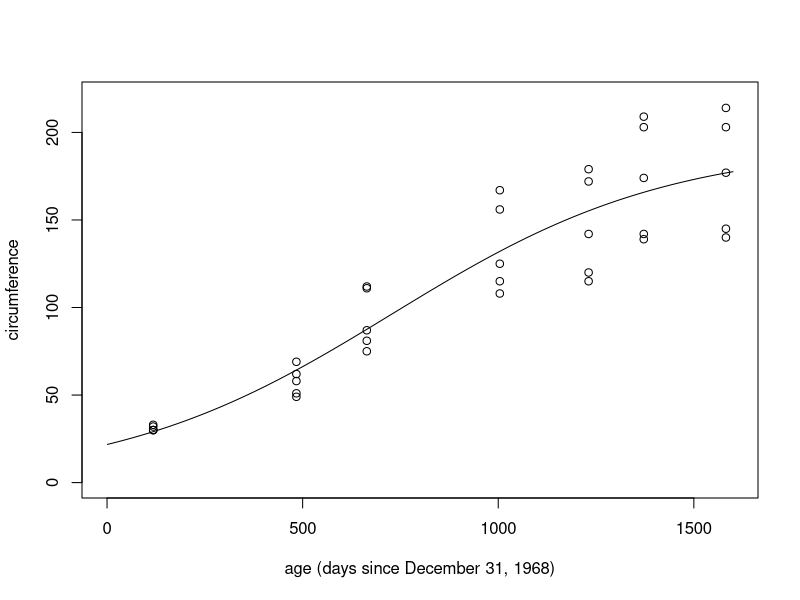
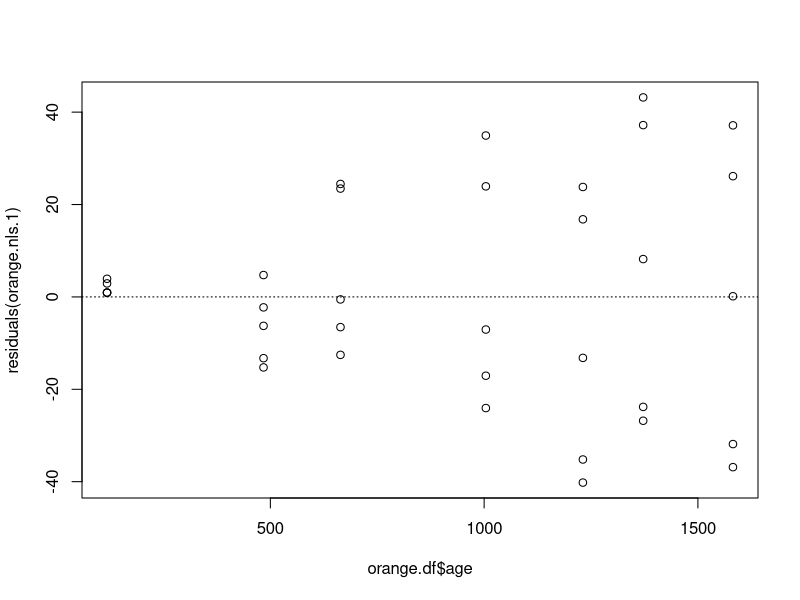
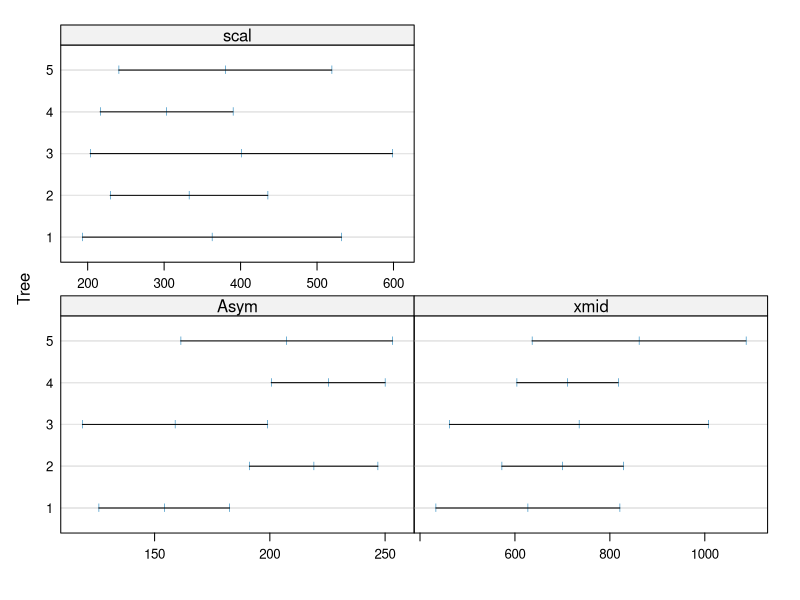

Recreate these plots in R, in order. (Note: this script raises an error after producing the figures.)
library(nlme)

orange.df <- data.frame(Orange)
orange.df$Tree <- factor(as.character(orange.df$Tree), ordered = FALSE)


if (FALSE) {
postscript(file = "U:/vock/lehre/mixed_models/tex/orange.eps", onefile=TRUE,
  paper="special", width=7, height=5, family="Times", horizontal=FALSE)
par(oma=c(0,0,0,0), mar=c(3,3,0.2,0.2), mgp=c(1.8, 0.7, 0), cex=1.2)
plot(orange.df$age, orange.df$circumference, xlim=c(0, 1600), ylim=c(0, 220), type='n', xlab='age (days since December 31, 1968)', ylab='circumference')
for (t in unique(orange.df$Tree)) {
  with(orange.df[orange.df==t,], 
    lines(age, circumference, pch=t, type='b', cex=0.8, lwd=2)
  )
}
text(c(0, 365, 730, 1095, 1381)+182.5, 0, 1969:1973)
abline(v=c(0, 365, 730, 1095, 1461), lty='dotted')
dev.off()
} # end if (FALSE)


# single nls fit

orange.nls.1 <- nls(circumference ~ Asym/(1 + exp(-(age-xmid)/scal)), 
  start = c(Asym=170, xmid=700, scal=500), data=orange.df)
orange.nls.1

# or:
nls(circumference ~ SSlogis(age, Asym, xmid, scal), data=orange.df)

plot(orange.df$age, orange.df$circumference, xlim=c(0, 1600), ylim=c(0, 220), xlab='age (days since December 31, 1968)', ylab='circumference')
lines(1:1600, predict(orange.nls.1, data.frame(age=1:1600)))

# variance of the residuals increases over time:
plot(orange.df$age, residuals(orange.nls.1))
abline(h=0, lty='dotted')


orange.nlsList.1 <- nlsList(circumference ~ SSlogis(age, Asym, xmid, scal) | Tree, 
  data=orange.df)
orange.nlsList.1


if (FALSE) {
postscript(file = "U:/vock/lehre/mixed_models/tex/orange.nlsList.eps", onefile=TRUE,
  paper="special", width=7, height=5, family="Times", horizontal=FALSE)
par(oma=c(0,0,0,0), mar=c(3,3,0.2,0.2), mgp=c(1.8, 0.7, 0), cex=1.2)
plot(orange.df$age, orange.df$circumference, xlim=c(0, 1600), ylim=c(0, 220), type='n', xlab='age (days since December 31, 1968)', ylab='circumference')
ages <- 118:1582
for (t in unique(orange.df$Tree)) {
  lines(ages, predict(orange.nlsList.1[[as.numeric(t)]], data.frame(age=ages)), lwd=2)
  text(1600, predict(orange.nlsList.1[[as.numeric(t)]], data.frame(age=1600)) + 2.5*(t=='1') - 2.5*(t=='3'), t, cex=0.8)
}
lines(ages, predict(orange.nls.1, data.frame(age=ages)), lwd=4, lty='22')
text(c(0, 365, 730, 1095, 1381)+182.5, 0, 1969:1973)
abline(v=c(0, 365, 730, 1095, 1461), lty='dotted')
dev.off()
} # end if (FALSE)


plot(intervals(orange.nlsList.1))

if (FALSE) {
postscript(file = "U:/vock/lehre/mixed_models/tex/orange.nlsList.1.intervals.eps", onefile=TRUE,
  paper="special", width=7, height=5, family="Times", horizontal=FALSE)
plot(intervals(orange.nlsList.1), par.settings=list(axis.text=list(cex=1.2), par.ylab.text=list(cex=1.2), add.text=list(cex=1.2)))
dev.off()
} # end if (FALSE)



orange.nlme.1 <- nlme(circumference ~ SSlogis(age, Asym, xmid, scal),
  fixed = Asym + xmid + scal ~ 1, random = Asym + xmid + scal ~ 1 | Tree,
  start = c(170, 700, 500), data=orange.df)
# Warning message:
#   Iteration 1, LME step: nlminb() did not converge (code = 1). Do increase 'msMaxIter'!

orange.nlme.1 <- nlme(circumference ~ SSlogis(age, Asym, xmid, scal),
  fixed = Asym + xmid + scal ~ 1, random = Asym + xmid + scal ~ 1 | Tree,
  start = c(170, 700, 500), data=orange.df, 
  control = list(msMaxIter=1000))
# Warning message:
#   Iteration 1, LME step: nlminb() did not converge (code = 1). PORT message: function evaluation limit reached without convergence (9)

orange.nlme.1 <- nlme(circumference ~ SSlogis(age, Asym, xmid, scal),
  fixed = Asym + xmid + scal ~ 1, random = Asym + xmid + scal ~ 1 | Tree,
  start = c(170, 700, 500), data=orange.df, 
  control = list(msMaxIter=1000, eval.max=1000))

# or (starting from the nlsList fit ==> different fit...)
nlme(orange.nlsList.1, random = Asym + xmid + scal ~ 1 | Tree, 
  control = list(msMaxIter=1000, eval.max=1000))
nlme(orange.nlsList.1,  # random can be omitted
  control = list(msMaxIter=1000, eval.max=1000))

# or (using the groups parameter and the default random effects structure)
nlme(circumference ~ SSlogis(age, Asym, xmid, scal),
  fixed = Asym + xmid + scal ~ 1, groups = ~ Tree,
  start = c(170, 700, 500), data=orange.df, 
  control = list(msMaxIter=1000, eval.max=1000))

# start still cannot be omitted in version 3.1-148:
nlme(circumference ~ SSlogis(age, Asym, xmid, scal),
  fixed = Asym + xmid + scal ~ 1, random = Asym + xmid + scal ~ 1 | Tree,
  data=orange.df)
# ==> Error in nlsList.formula(model = circumference ~ SSlogis(age, Asym, xmid,  : 
#       'data' must be a "groupedData" object if 'formula' does not include groups

# using groupedData object Orange
nlme(circumference ~ SSlogis(age, Asym, xmid, scal),
  fixed = Asym + xmid + scal ~ 1, data=Orange, 
  control = list(msMaxIter=1000, eval.max=1000))  # start can be omitted

orange.nlme.1


vc <- VarCorr(orange.nlme.1)
corr <- matrix(as.numeric(vc[-c(1, nrow(vc)),3:ncol(vc)]), nrow=nrow(vc)-2, ncol=nrow(vc)-2)
corr <- rbind(rep(0, ncol(corr)+1), cbind(corr, rep(0, nrow(corr))))
corr <- corr + t(corr)
diag(corr) <- 1
sdev <- as.numeric(vc[-nrow(vc),'StdDev'])
Psi <- outer(sdev, sdev) * corr

sigma <- as.numeric(vc[nrow(vc), 'StdDev'])
sigma^2

ranef(orange.nlme.1)

coef(orange.nlme.1)[1,]  # this is the same as phi-hat_1j = beta-hat + b-hat_1:
fixef(orange.nlme.1) + ranef(orange.nlme.1)[1,]

coef(orange.nlme.1)

if (FALSE) {
postscript(file = "U:/vock/lehre/mixed_models/skript_folien/orange.nlme.eps", onefile=TRUE,
  paper="special", width=7, height=5, family="Times", horizontal=FALSE)
par(oma=c(0,0,0,0), mar=c(3,3,0.2,0.2), mgp=c(1.8, 0.7, 0), cex=1.2)
plot(orange.df$age, orange.df$circumference, xlim=c(0, 1600), ylim=c(0, 220), type='n', xlab='age (days since December 31, 1968)', ylab='circumference')
ages <- 118:1582
for (t in unique(orange.df$Tree)) {
  lines(ages, predict(orange.nlme.1, data.frame(Tree=rep(t, length(ages)), age=ages)), lwd=2)
  text(1600, predict(orange.nlme.1, data.frame(Tree=t, age=1600)) + 2.5*(t=='1') - 2.5*(t=='3'), t, cex=0.8)
}
lines(ages, predict(orange.nlme.1, data.frame(Tree=rep('1', length(ages)), age=ages), level=0), lwd=4, lty='22')
text(c(0, 365, 730, 1095, 1381)+182.5, 0, 1969:1973)
abline(v=c(0, 365, 730, 1095, 1461), lty='dotted')
dev.off()
} # end if (FALSE)


# only one random effect (for Asym)
orange.nlme.2 <- nlme(circumference ~ SSlogis(age, Asym, xmid, scal),
  fixed = Asym + xmid + scal ~ 1, random = Asym ~ 1 | Tree,
  start = c(170, 700, 500), data=orange.df)

anova(orange.nlme.1, orange.nlme.2)
